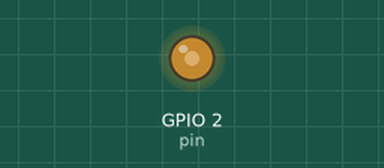
Simulated run of this program. Board: ESP32 board running MicroPython. On the bench: output pins drawn as LEDs (lit = HIGH). Random numbers come from a fixed seed.

Above: at 0.2 s.
At 15.0 s:
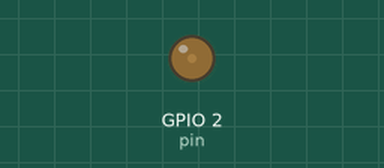
At 35.4 s:
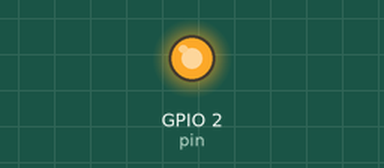
Timing chart, 0 to 40.0 s (numbered marks = the images above):
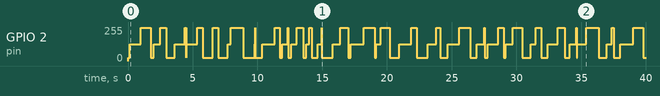

The program:

random_light_blink.py
```python
from machine import *
from time import *
import random


pin = Pin(2, Pin.OUT)
pwm = PWM(pin)
while True:
    pwm.duty(100)
    sleep(random.random())
    pwm.duty(500)
    sleep(random.random())
    pwm.duty(1000)
    sleep(random.random())
```

Measured:
- by itself, GPIO 2 (pin): 0/255 → 25/255 at 0.00 s, → 125/255 0.13 s later, → 249/255 0.85 s later, → 25/255 0.76 s later, … (81 changes in this stretch)
